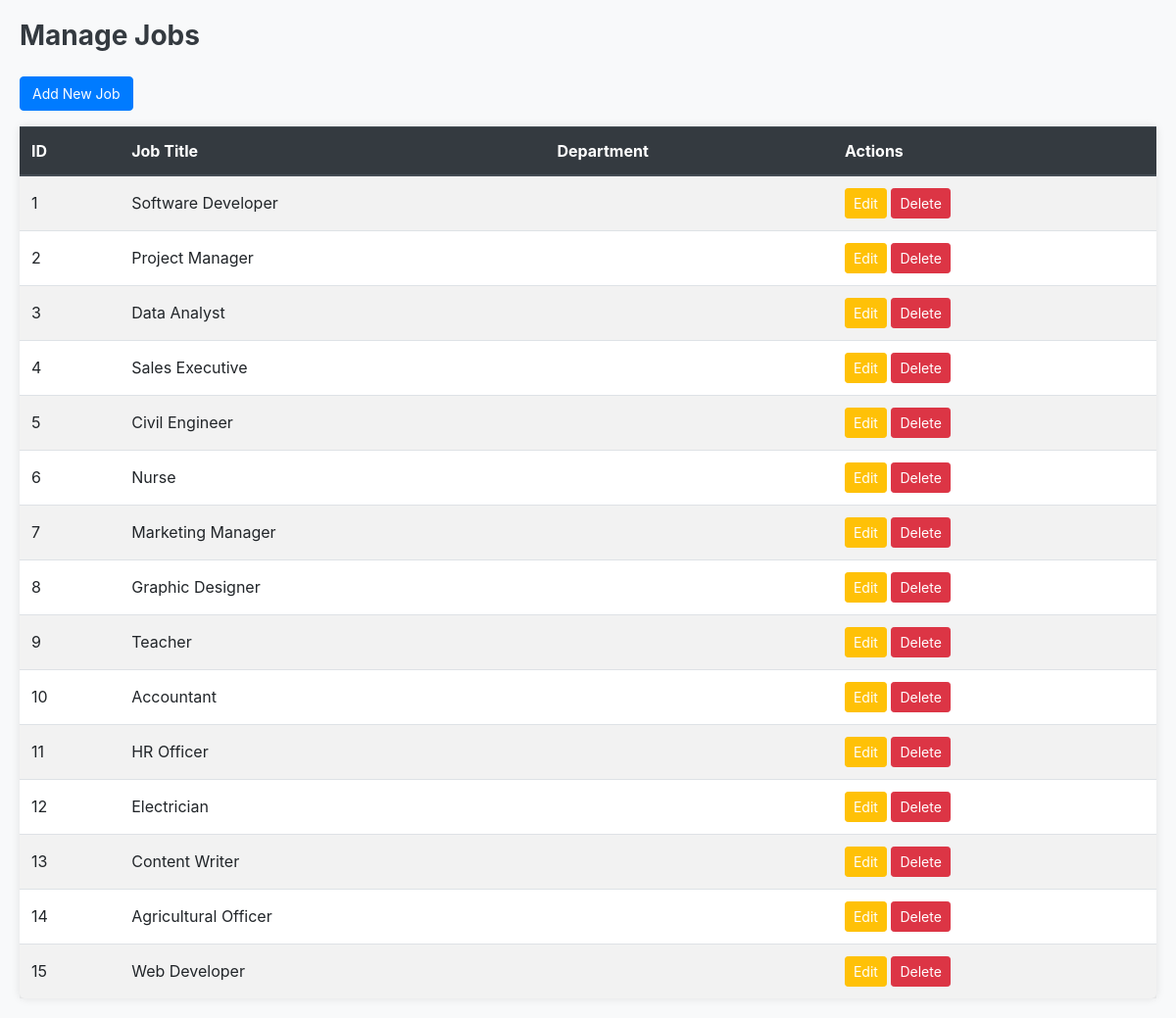
/admin/manage_jobs.php, run on the app's committed database.
### tables this page shows
CREATE TABLE `jobs` (
  `id` int(11) NOT NULL,
  `title` varchar(255) NOT NULL,
  `description` text NOT NULL,
  `requirements` text NOT NULL,
  `location` varchar(255) NOT NULL,
  `company` varchar(255) NOT NULL,
  `posted_at` timestamp NOT NULL DEFAULT current_timestamp()
);

### admin/manage_jobs.php (the view, shortened to what this page needs)
<?php include('../includes/db_connect.php'); ?>
<!DOCTYPE html>
<html lang="en">
<head>
    <link href="https://stackpath.bootstrapcdn.com/bootstrap/4.5.2/css/bootstrap.min.css" rel="stylesheet">
</head>
<body>
    <div class="content">
        <h3 class="mb-4">Manage Jobs</h3>
        <a href="add_job.php" class="btn btn-primary mb-3">Add New Job</a>
        <table class="table table-striped">
            <thead class="thead-dark">
                <tr>
                    <th>ID</th>
                    <th>Job Title</th>
                    <th>Department</th>
                    <th>Actions</th>
                </tr>
            </thead>
            <tbody>
                <?php
                $result = $conn->query("SELECT * FROM jobs");
                while ($row = $result->fetch_assoc()) {
                    echo "<tr>
                            <td>{$row['id']}</td>
                            <td>{$row['title']}</td>
                            <td>{$row['department']}</td>
                            <td>
                                <a href='edit_job.php?id={$row['id']}' class='btn btn-warning btn-sm'>Edit</a>
                                <a href='delete_job.php?id={$row['id']}' class='btn btn-danger btn-sm' onclick=\"return confirm('Are you sure you want to delete this job?');\">Delete</a>
                            </td>
                          </tr>";
                }
                ?>
            </tbody>
        </table>
    </div>
</body>
</html>

### admin/manage_jobs.php (style rules this page uses)
body { background-color: #f8f9fa; }
.content { margin: 20px; }
h3 { color: #343a40; font-weight: 700; }
.table { background-color: #ffffff; border-radius: 5px; box-shadow: 0px 0px 10px rgba(0, 0, 0, 0.1); }
.table th, .table td { vertical-align: middle !important; }
.btn { font-size: 14px; }
.btn-primary { margin-bottom: 20px; background-color: #007bff; }
.btn-warning, .btn-danger { color: #ffffff; }

### data on the page
jobs: id "1", title "Software Developer"
jobs: id "2", title "Project Manager"
jobs: id "3", title "Data Analyst"
jobs: id "4", title "Sales Executive"
jobs: id "5", title "Civil Engineer"
jobs: id "6", title "Nurse"
jobs: id "7", title "Marketing Manager"
jobs: id "8", title "Graphic Designer"
jobs: id "9", title "Teacher"
jobs: id "10", title "Accountant"
jobs: id "11", title "HR Officer"
jobs: id "12", title "Electrician"
jobs: id "13", title "Content Writer"
jobs: id "14", title "Agricultural Officer"
jobs: id "15", title "Web Developer"
